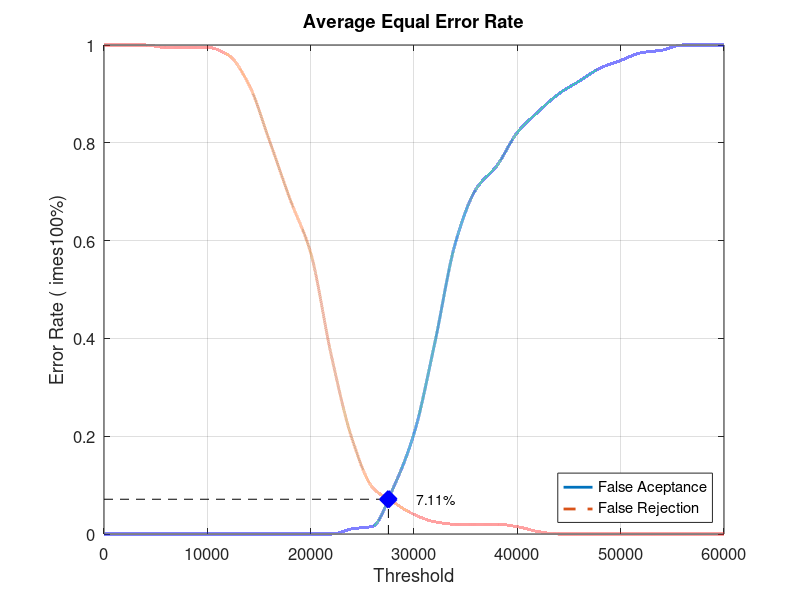
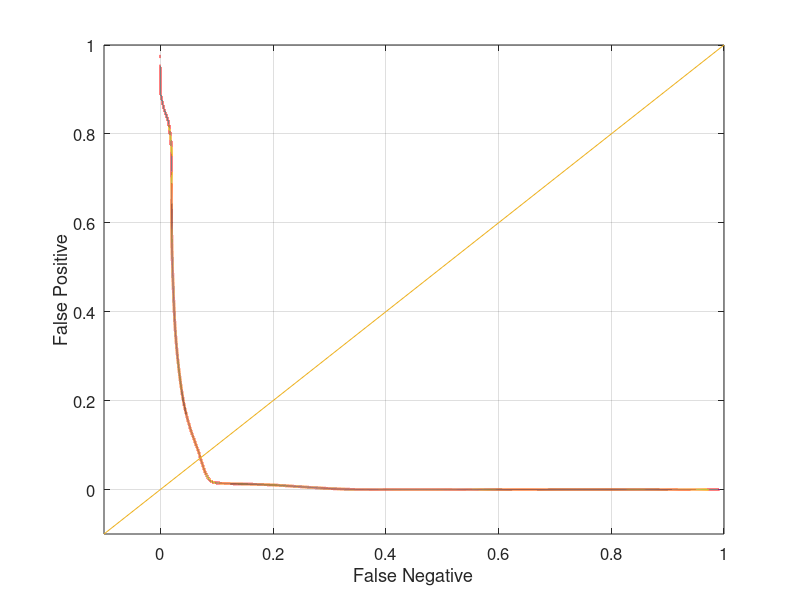

Reproduce these figures in MATLAB, in order.
close all;
clear;
clc;
x = 0:2000:60000;
xq = 0:0.5:60000;

y0 = [0 0 0 0 0 0 0 0 0 0 0 0 0.0105263 0.0157895 0.0947368 0.205263 0.389474 0.594737 0.705263 0.752632 0.821053 0.863158 0.9 0.926316 0.952632 0.968421 0.984211 0.989474 1 1 1]
yy0 = interp1(x, y0, xq, 'pchip');
y1 = [1 1 1 0.995 0.995 0.995 0.98 0.92 0.805 0.685 0.575 0.365 0.195 0.095 0.065 0.04 0.025 0.02 0.02 0.02 0.015 0.005 0 0 0 0 0 0 0 0 0]
yy1 = interp1(x, y1, xq, 'pchip');

% Calculating EER: 
y2 = abs(y0 - y1);
find(y2 == min(y2))
yy2 = abs(yy0 - yy1);
xEER = find(yy2 == min(yy2));
xEERIndex = xq(xEER) % X-axis EER
yEER = yy0(xEER) % Y-axis EER

main = figure
plot(xq, yy0,'-','LineWidth', 2);	hold on
plot(xq, yy1,'--','LineWidth', 2);	hold on
plot([xEERIndex xEERIndex], [0 yEER], 'k--');	hold on
plot([0 xEERIndex], [yEER yEER], 'k--');	hold on
plot(xEERIndex, yEER, 'bx', 'LineWidth', 10);	hold on
text(xEERIndex + 10 * xEERIndex / 100, yEER, [num2str(round((10000 * yEER)) / 100) '%'])
legend('False Aceptance', 'False Rejection', 'Location', 'SouthEast')
xlabel('Threshold')
ylabel('Error Rate (	imes100%)')
title('Average Equal Error Rate')
set(gca, 'FontSize', 12)
axis([0 60000 0 1])
grid on

print(main, 'Database3_3Main', '-dpng');
FNRxFPR = figure('Color', [1 1 1]);
plot(yy1, yy0, '-', yy1, yy0, 'LineWidth', 2);
hold on
y = -0.1:0.1:1
plot(y, y); 
set(gca, 'FontSize', 12)
xlabel('False Negative')
ylabel('False Positive')
axis([-0.1 1 -0.1 1])
set(gca, 'FontSize', 12)
grid on

print(FNRxFPR, 'Database3_3FNRxFPR','-dpng');
